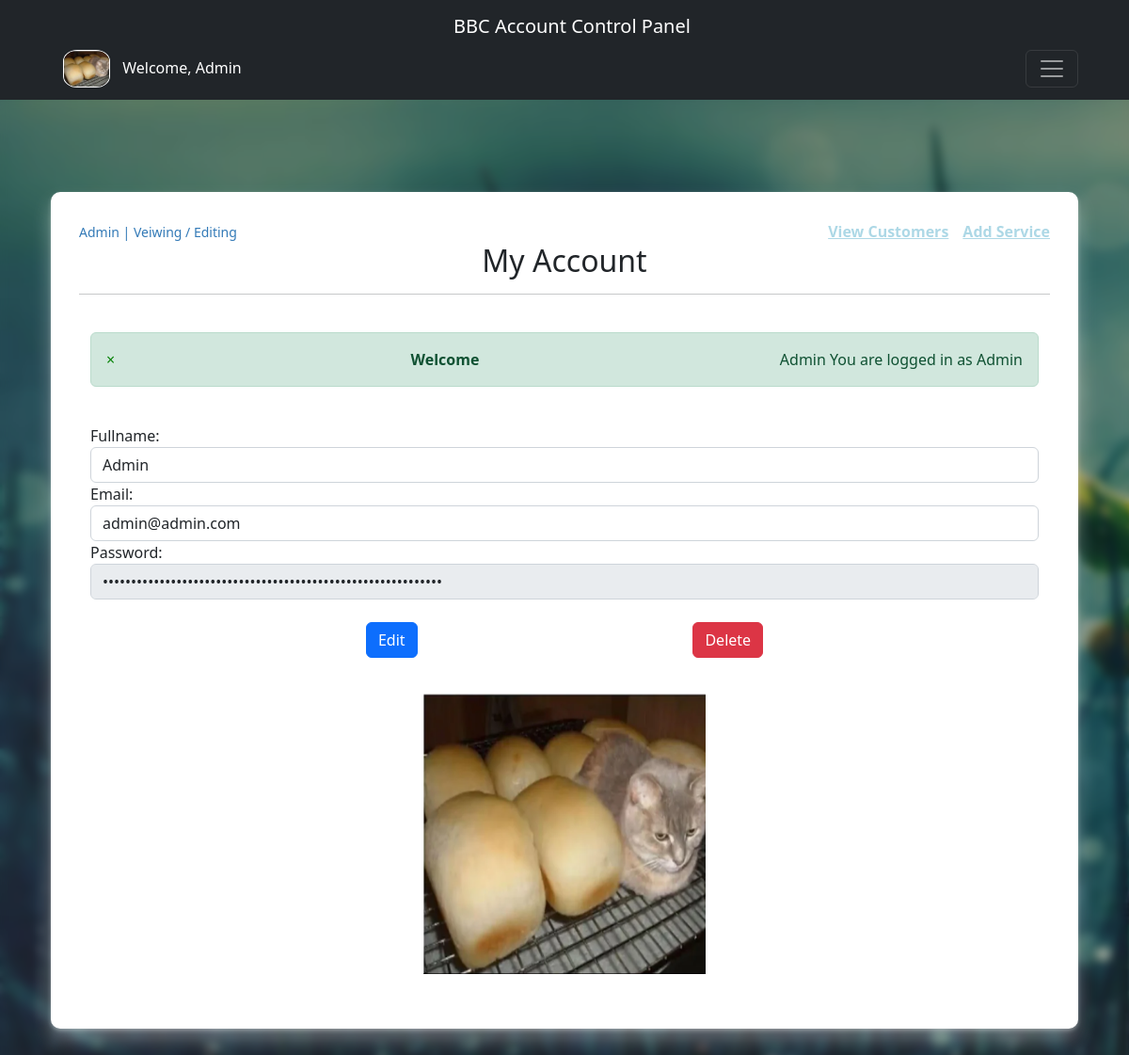
Screenshot of /my_account.php (signed in) with the database file from the repository.
### tables this page shows
CREATE TABLE `user` (
  `id` int(11) NOT NULL,
  `fullName` varchar(80) NOT NULL,
  `image` varchar(255) NOT NULL,
  `email` varchar(255) NOT NULL,
  `password` char(128) NOT NULL,
  `phone_number` varchar(15) DEFAULT NULL,
  `user_type` char(3) NOT NULL DEFAULT 'CTM',
  `created_at` datetime NOT NULL DEFAULT current_timestamp(),
  `updated_at` datetime NOT NULL DEFAULT current_timestamp() ON UPDATE current_timestamp(),
  `spending` int(5) NOT NULL
);

### includes/config.php (called while the page is built, shortened)
<?php
class config
{
    private $host = "localhost";
    private $user = "root";
    private $pass = "";
    private $dbnm = "servicesystem";
    private $dbh;
    private $stmt;
    public function __construct()
    {
        $dsn = "mysql:host=" . $this->host . "; dbname=" . $this->dbnm;
        $options = array(
            PDO::ATTR_PERSISTENT => true,
            PDO::ATTR_ERRMODE => PDO::ERRMODE_EXCEPTION
        );
        try {
            $this->dbh = new PDO($dsn, $this->user, $this->pass, $options);
        } catch (PDOException $error) {
            $this->errmsg = $error->getMessage();
            echo $this->errmsg;
        }
    }
    public function query($query)
    {
        $this->stmt = $this->dbh->prepare($query);
    }
    public function bindvalue($param, $value, $type)
    {
        $this->stmt->bindValue($param, $value, $type);
    }
    public function execute()
    {
        return $this->stmt->execute();
    }
    public function fetchSingle()
    {
        $this->execute();
        return $this->stmt->fetch(PDO::FETCH_ASSOC);
    }
}
?>

### my_account.php (the view, shortened to what this page needs)
<?php
require('includes/header.php');
require('includes/config.php');
require('includes/functions.php');
$db = new config;
$db->query("SELECT * FROM user WHERE email=:email");
$email = $_SESSION['user_data']['email'];
$db->bindValue(':email', $email, PDO::PARAM_STR);
$row = $db->fetchSingle();
?>
<div class="container"
  style="padding: 30px;border-radius: 10px;box-shadow: 0 12px 20px 0 rgb(255 255 255 / 33%), 0 2px 4px 0 rgb(255 255 255 / 32%);background-color:#fff;">
  <div class="well">
    <div style="display: flex;justify-content:space-between;align-items:center;">
      <?php $fullname = $_SESSION['user_data']['fullName'];
      echo '<small class="pull-left" style="color:#337ab7;">' . $fullname . '  | Veiwing / Editing</small>';
      ?>
      <div style="display: flex;gap:15px;">
        <?php if (isset($_SESSION['user_is_logged_in'])) {
        echo '<small style="display: block;text-align: right;" id="o66"><a href="customers.php"> View Customers</a> </small>
  <small style="display: block;text-align: right;" id="o77"><a href="add_service.php"> Add Service</a> </small>';
      }
      ?>
      </div>
    </div>
    <h2 class="text-center">My Account</h2>
    <hr>
    <br>
  </div>
  <div class="container">
    <div class="rows">
      <div class="col-md-12">
        <?php if ($row) { ?>
          <br>
          <form class="form-horizontal" role="form" method="post" action="">
            <div class="form-group">
              <label class="control-label col-sm-2" for="name">Fullname:</label>
              <div class="col-sm-12">
                <input type="name" name="name" class="form-control" id="name" value="<?php echo $row['fullName'] ?>"
                  required>
              </div>
            </div>
            <div class="form-group">
              <label class="control-label col-sm-2" for="email">Email:</label>
              <div class="col-sm-12">
                <input type="email" name="email" class="form-control" id="email" value="<?php echo $row['email'] ?>"
                  required>
              </div>
            </div>
            <div class="form-group ">
              <label class="control-label col-sm-2" for="pwd">Password:</label>
              <div class="col-sm-12">
                <fieldset disabled>
                  <input type="password" name="password" class="form-control disabled" id="pwd"
                    value="<?php echo $row['password'] ?>" required>
                </fieldset>
              </div>
            </div>
            <br>
            <div class="form-group">
              <div class="col-sm-offset-2 col-sm-12" style="display: flex;justify-content:space-evenly;">
                <a class="btn btn-primary" href="edit_account.php?cus_id=<?php echo $row['id'] ?>">Edit</a>
                <?php if (isset($_SESSION['user_is_logged_in'])) {
                echo '<button type="submit" class="btn btn-danger pull-right" name="delete_form">Delete</button>';
              } ?>
              </div>
            </div>
          </form>
        </div>
        <div class="col-md-12" style="text-align: center;">
          <div style="padding: 20px;">
            <div class="thumbnail">
              <a href="edit_account.php?id=<?php echo $row['id'] ?>">
                <?php $image = $row['image']; ?>
                <?php echo ' <img src="uploaded_image/' . $image . '"  style="width:300px;height:300px">'; ?>
              </a>
            </div>
          </div>
        </div>
        <?php } ?>
    </div>
  </div>
</div>
</div>
</div>

### includes/header.php (shortened to what this page needs)
<html>
<head>
    <link rel="stylesheet" href="https://cdn.jsdelivr.net/npm/bootstrap@5.2.2/dist/css/bootstrap.rtl.min.css"
>
    <link rel="stylesheet" href="css/header.css">
</head>
<body>
    <?php
    if (isset($_SESSION['activeUser']) || isset($_SESSION['user_is_logged_in'])) {
        $fullname = $_SESSION['user_data']['fullName'];
        $imageo = $_SESSION['user_data']['imgoh'];
    }
    ?>
    <nav class="navbar navbar-dark bg-dark">
        <div class="container">
            <div class="container-fluid">
                <a class="navbar-brand" href="customers.php" style="display: block;text-align: center;">BBC Account
                    Control Panel</a>
                <div style="display: flex;gap: 10px;justify-content: space-between;align-items: center;">
                    <h5 class="text-white h6" style="margin: 0; padding:5px">
                        <a class="navbar-brand mx-2" href="#">
                            <img src="uploaded_image/<?php echo $imageo; ?>" alt="Image" width="50" height="40"
                                style="border-radius: 30%;border:1px solid white;">
                        </a>
                        Welcome, <?php echo $fullname ?>
                    </h5>
                    <button class="navbar-toggler" type="button" data-bs-toggle="collapse"
                        data-bs-target="#navbarToggleExternalContent" aria-controls="navbarToggleExternalContent"
                        aria-expanded="false" aria-label="Toggle navigation">
                        <span class="navbar-toggler-icon"></span>
                    </button>
                </div>
            </div>
        </div>
    </nav>
    <div class="container" style="position: relative; padding-top:50px;padding-bottom:100px;">
        <div class="container-fluid pt-5">

### includes/functions.php (shortened to what this page needs)
<?php
function showmsg()
{
    if (isset($_SESSION['msg'])) {
        echo $_SESSION['msg'];
    }
}
?>

### css/header.css (style rules this page uses)
body { background-image: url(../img/Admin-wall.jpg); background-repeat: no-repeat; background-size: cover; position: relative; min-height: 100vh; }
body::before { content: ''; position: absolute; left: 0; top: 0; width: 100%; height: 100%; background-color: rgba(0, 0, 0, 0.35); backdrop-filter: blur(5px); }
#o66 a { color: lightblue; font-size: 16px; font-weight: bold; transition: 0.3s; }
#o77 a { color: lightblue; font-size: 16px; font-weight: bold; transition: 0.3s; }
div.alert.alert-success.text-center { display: flex; justify-content: space-between; align-items: center; }
div.alert.alert-success.text-center a { color: green; text-decoration: none; }
div.alert.alert-success.text-center strong { flex: 1; text-align: center; margin-right: 5px; }

### rows the page displays
user: name "Admin", email "admin@admin.com", image (picture)

### other values shown
$fullname "Admin"
$_SESSION['msg'] "× Welcome Admin You are logged in as Admin"
